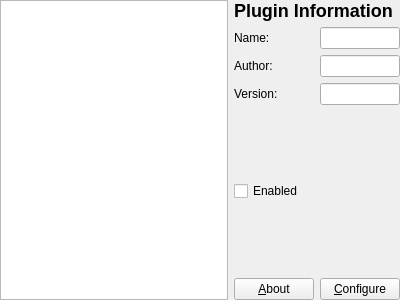
<ui version="4.0" >
 <author>Diego Iastrubni &lt;elcuco@kde.org></author>
 <class>plugin_list</class>
 <widget class="QWidget" name="plugin_list" >
  <property name="geometry" >
   <rect>
    <x>0</x>
    <y>0</y>
    <width>400</width>
    <height>300</height>
   </rect>
  </property>
  <property name="windowTitle" >
   <string>Form</string>
  </property>
  <layout class="QGridLayout" >
   <property name="margin" >
    <number>0</number>
   </property>
   <property name="spacing" >
    <number>6</number>
   </property>
   <item row="4" column="2" >
    <spacer>
     <property name="orientation" >
      <enum>Qt::Vertical</enum>
     </property>
     <property name="sizeHint" >
      <size>
       <width>20</width>
       <height>40</height>
      </size>
     </property>
    </spacer>
   </item>
   <item row="5" column="2" >
    <widget class="QPushButton" name="btnConfigure" >
     <property name="text" >
      <string>&amp;Configure</string>
     </property>
    </widget>
   </item>
   <item row="5" column="1" >
    <widget class="QPushButton" name="btnAbout" >
     <property name="text" >
      <string>&amp;About</string>
     </property>
    </widget>
   </item>
   <item row="4" column="1" >
    <widget class="QCheckBox" name="cbEnabled" >
     <property name="text" >
      <string>Enabled</string>
     </property>
    </widget>
   </item>
   <item row="2" column="1" >
    <widget class="QLabel" name="label_2" >
     <property name="text" >
      <string>Author:</string>
     </property>
    </widget>
   </item>
   <item row="3" column="1" >
    <widget class="QLabel" name="label_3" >
     <property name="text" >
      <string>Version:</string>
     </property>
    </widget>
   </item>
   <item row="1" column="1" >
    <widget class="QLabel" name="label" >
     <property name="text" >
      <string>Name:</string>
     </property>
    </widget>
   </item>
   <item row="0" column="1" colspan="2" >
    <widget class="QLabel" name="label_4" >
     <property name="text" >
      <string>&lt;h2>Plugin Information&lt;/h2></string>
     </property>
    </widget>
   </item>
   <item rowspan="6" row="0" column="0" >
    <widget class="QListView" name="listWidget" >
     <property name="layoutMode" >
      <enum>QListView::Batched</enum>
     </property>
    </widget>
   </item>
   <item row="2" column="2" >
    <widget class="QLineEdit" name="authorName" >
     <property name="readOnly" >
      <bool>true</bool>
     </property>
    </widget>
   </item>
   <item row="3" column="2" >
    <widget class="QLineEdit" name="versionString" >
     <property name="readOnly" >
      <bool>true</bool>
     </property>
    </widget>
   </item>
   <item row="1" column="2" >
    <widget class="QLineEdit" name="pluginName" >
     <property name="readOnly" >
      <bool>true</bool>
     </property>
    </widget>
   </item>
  </layout>
 </widget>
 <layoutdefault spacing="0" margin="0" />
 <includes/>
 <resources/>
 <connections/>
</ui>
